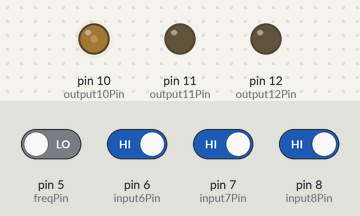
The program below on a simulated Arduino Micro, built with avr-gcc and run on an emulated ATmega32U4. Shown: output pins drawn as LEDs (lit = HIGH). Inputs (shaded band) come from the test bench; at power-on: pin 6 (input6Pin), pin 7 (input7Pin), pin 8 (input8Pin) HIGH, pin 5 (freqPin) LOW. What the program prints to the serial monitor is not drawn.

Above: at 1.28 s.
1.3 s: pin 7 (input7Pin) driven LOW
At 1.6 s:
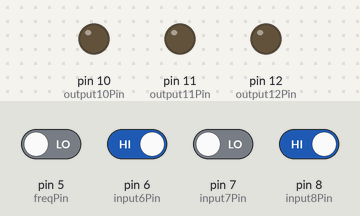
2.8 s: pin 7 (input7Pin) driven HIGH
At 3.53 s:
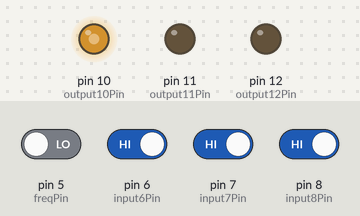
5.8 s: pin 5 (freqPin) driven HIGH
8.8 s: pin 6 (input6Pin) driven LOW
11.8 s: pin 8 (input8Pin) driven LOW
Timing chart, 0 to 15.8 s (numbered marks = the images above; inputs shaded):
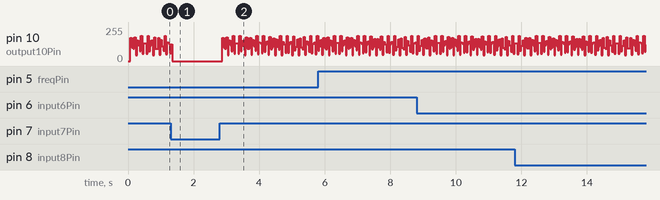

The program:

main.cpp
```cpp
#include <Arduino.h>
#include "FrequencyMeasurement.h"
#include "stdlib.h"
#include "StateMachine.h"

FrequencyMeasurement freq = FrequencyMeasurement();

unsigned long ULONG_MAX = 0x7fffffffL * 2UL + 1UL;

int freqPin = 5;
int input8Pin = 8;
int input7Pin = 7;
int input6Pin = 6;
int output12Pin = 12;
int output11Pin = 11;
int output10Pin = 10;

unsigned long disableTime = 3 * 60 * pow(10, 6);
unsigned long duration6 = 1 * 60 * pow(10, 6);

double freq1 = 39.4;
double freq2 = 38.7;
double freq3 = 39.4;

double disableFreq12 = freq2;
double disableFreq11 = freq2;
double disableFreq10 = freq1;

unsigned long disableTime12;

int out12 = LOW;
int out11 = LOW;
int out10 = LOW;

bool is8Enabled = false;

bool is8High = false;
bool is7High = false;

unsigned long cooldown = pow(10, 6);

unsigned long cooldown8 = -1;
unsigned long cooldown7 = -1;

unsigned long lastTime = -1; // microsec

unsigned long printTime = 0;

StateMachine *stateMachine;

int delay2 = 1 * pow(10, 6); // 1 sec

int input8Delay = delay2;
int input7Delay = delay2;
int input6Delay = delay2;

void setup()
{
  stateMachine = new StateMachine(disableTime, disableTime, disableFreq10, disableFreq11, duration6);
  pinMode(freqPin, INPUT);
  pinMode(input8Pin, INPUT);
  pinMode(input7Pin, INPUT);
  pinMode(input6Pin, INPUT);
  pinMode(output12Pin, OUTPUT);
  pinMode(output11Pin, OUTPUT);
  pinMode(output10Pin, OUTPUT);

  Serial.begin(9600);
}

unsigned long CalculateTimeSinceLastLoop()
{
  unsigned long time = micros();
  if (lastTime == -1)
  {
    lastTime = time;
    return 0;
  }

  // overflow
  if (time < lastTime)
  {
    lastTime = time;
    return ULONG_MAX - lastTime + time;
  }

  unsigned long diff = time - lastTime;
  lastTime = time;
  return diff;
}

void loop()
{
  unsigned long timeSinceLastLoop = CalculateTimeSinceLastLoop();
  freq.Tick(digitalRead(freqPin));

  double frequency = freq.frequency;

  int input8 = digitalRead(input8Pin);
  if (input8 == LOW)
  {
    input8Delay = delay2;
  }
  if (input8 == HIGH)
  {
    input8Delay -= timeSinceLastLoop;
  }
  if (input8Delay > 0)
  {
    input8 = LOW;
  }

  int input7 = digitalRead(input7Pin);
  if (input7 == LOW)
  {
    input7Delay = delay2;
  }
  if (input7 == HIGH)
  {
    input7Delay -= timeSinceLastLoop;
  }
  if (input7Delay > 0)
  {
    input7 = LOW;
  }

  int input6 = digitalRead(input6Pin);
  if (input6 == LOW)
  {
    input6Delay = delay2;
  }
  if (input6 == HIGH)
  {
    input6Delay -= timeSinceLastLoop;
  }
  if (input6Delay > 0)
  {
    input6 = LOW;
  }

  /* // 7 és 8
  if (cooldown8 > 0)
  {
    cooldown8 -= timeSinceLastLoop;
  }
  else
  {
    is8High = false;
    cooldown8 = -1;
  }

  if (cooldown7 > 0)
  {
    cooldown7 -= timeSinceLastLoop;
  }
  else
  {
    is7High = false;
    cooldown7 = -1;
  }

  if (input8 == HIGH)
  {
    is8High = true;
    cooldown8 = cooldown;
  }
  if (input7 == HIGH)
  {
    is7High = true;
    cooldown7 = cooldown;
  }

  if ((input8 && is7High) || (input7 && is8High))
  {
    disableFreq12 = freq3;
    disableFreq11 = freq3;
  }
  else
  {
    disableFreq12 = freq2;
    disableFreq11 = freq2;
  } */

  stateMachine->disableFreq10 = disableFreq10;
  stateMachine->disableFreq11 = disableFreq11;

  stateMachine->Tick(timeSinceLastLoop, input7, input6, frequency);

  out11 = stateMachine->GetStateOf11();
  out10 = stateMachine->GetStateOf10();

  // 8
  if (is8Enabled)
  {
    disableTime12 += timeSinceLastLoop;
  }
  if (!is8Enabled && input8 == HIGH)
  {
    is8Enabled = true;
    out12 = HIGH;
  }
  if (frequency <= disableFreq12 || disableTime12 >= disableTime)
  {

    is8Enabled = false;
    out12 = LOW;
    disableTime12 = 0;
  }

  digitalWrite(output12Pin, out12);
  digitalWrite(output11Pin, out11);
  digitalWrite(output10Pin, out10);

  printTime += timeSinceLastLoop;

  if (printTime > pow(10, 6))
  {
    Serial.print("freq:");
    Serial.println(frequency);

    printTime = 0;
  }
}
```

FrequencyMeasurement.h
```cpp
#include <Arduino.h>
#ifndef FrequencyMeasurement_h
#define FrequencyMeasurement_h

class FrequencyMeasurement
{
private:
    int lastMeasurement = -1;
    int changeCount;
    unsigned long cycleStartTime; // microseconds

public:
    double frequency = -2;

    FrequencyMeasurement();
    ~FrequencyMeasurement();

    void Tick(int digitalMeasurement);
};

FrequencyMeasurement::FrequencyMeasurement()
{
}

FrequencyMeasurement::~FrequencyMeasurement()
{
}

void FrequencyMeasurement::Tick(int digitalMeasurement)
{
    if (lastMeasurement == -1)
    {
        lastMeasurement = digitalMeasurement;
        return;
    }

    if (digitalMeasurement != lastMeasurement)
    {
        changeCount++;
    }

    if (changeCount == 2)
    {
        changeCount = 0;
        unsigned long currentTime = micros();
        if (frequency == -2)
        {
            frequency = -1;
        }
        else
        {
            unsigned long timeElapsed = currentTime - cycleStartTime;
            if (timeElapsed > 0)
            {
                frequency = pow(10, 6) / timeElapsed;
            }
        }

        cycleStartTime = currentTime;
    }

    lastMeasurement = digitalMeasurement;
}

#endif // !PidController_h
```

StateMachine.cpp
```cpp
#include "StateMachine.h"
#include <Arduino.h>

StateMachine::StateMachine(unsigned long disableTime10,
                           unsigned long disableTime11,
                           double disableFreq10,
                           double disableFreq11,
                           unsigned long cooldown6)
{
    this->disableTime10 = disableTime10;
    this->disableTime11 = disableTime11;
    this->cooldown6 = cooldown6;
    this->disableFreq10 = disableFreq10;
    this->disableFreq11 = disableFreq11;
    this->state6 = new Inactive6(this);
    this->state7 = new Inactive7(this);
}

bool StateMachine::Is7Overridden()
{
    return state6->GetName() == "Active";
}

int StateMachine::GetStateOf11()
{
    return state7->Is11Emitting() ? HIGH : LOW;
}

int StateMachine::GetStateOf10()
{
    return state7->Is10Emitting() ? HIGH : LOW;
}

void StateMachine::Tick(unsigned long timeSinceLastLoop, int input7, int input6, double frequency)
{
    state6->Tick(timeSinceLastLoop, input6, frequency);
    state7->Tick(timeSinceLastLoop, input7, frequency);
}

void StateMachine::ChangeState6(State6 *newState)
{
    State6 *previous = this->state6;
    this->state6 = newState;
    if (previous)
    {
        delete previous;
    }
}

void StateMachine::ChangeState7(State7 *newState)
{
    State7 *previous = this->state7;
    this->state7 = newState;
    if (previous)
    {
        delete previous;
    }
}

void Inactive6::SwitchToActive()
{
    stateMachine->ChangeState6(new Active6(stateMachine));
}

void Inactive6::Tick(unsigned long timeSinceLastLoop, int input6, double frequency)
{
    if (input6 == HIGH)
    {
        SwitchToActive();
    }
}

void Active6::SwitchToInactive()
{
    stateMachine->ChangeState6(new Inactive6(stateMachine));
}

void Active6::Tick(unsigned long timeSinceLastLoop, int input6, double frequency)
{
    timer += timeSinceLastLoop;
    if (timer >= stateMachine->cooldown6)
    {
        SwitchToInactive();
    }
}

void Inactive7::SwitchToActive()
{
    if (stateMachine->Is7Overridden())
    {
        stateMachine->ChangeState7(new OverriddenActive7(stateMachine));
    }
    else
    {
        stateMachine->ChangeState7(new Active7(stateMachine));
    }
}

void Inactive7::Tick(unsigned long timeSinceLastLoop, int input7, double frequency)
{
    if (input7 == HIGH)
    {
        SwitchToActive();
    }
}

void Active7::SwitchToInactive()
{
    stateMachine->ChangeState7(new Inactive7(stateMachine));
}

void Active7::Tick(unsigned long timeSinceLastLoop, int input7, double frequency)
{
    timer += timeSinceLastLoop;
    if (timer >= stateMachine->disableTime11)
    {
        Serial.print("11: ");
        Serial.println("timer");
        SwitchToInactive();
        return;
    }
    if (frequency <= stateMachine->disableFreq11)
    {
        Serial.print("11: ");
        Serial.print(frequency);
        Serial.print("<=");
        Serial.println(stateMachine->disableFreq11);
        SwitchToInactive();
        return;
    }
}

void OverriddenActive7::SwitchToInactive()
{
    stateMachine->ChangeState7(new Inactive7(stateMachine));
}

void OverriddenActive7::Tick(unsigned long timeSinceLastLoop, int input7, double frequency)
{
    timer += timeSinceLastLoop;
    if (timer >= stateMachine->disableTime10)
    {
        Serial.print("10: ");
        Serial.println("timer");
        SwitchToInactive();
        return;
    }
    if (frequency <= stateMachine->disableFreq10)
    {
        Serial.print("10: ");
        Serial.print(frequency);
        Serial.print("<=");
        Serial.println(stateMachine->disableFreq10);
        SwitchToInactive();
        return;
    }
}
```

StateMachine.h
```cpp
#include <Arduino.h>
#if !defined(StateMachine_h)
#define StateMachine_h

class State6;
class Inactive6;
class Active6;
class State7;
class Inactive7;
class Active7;
class OverriddenActive7;

using namespace std;
class StateMachine
{
private:
    /* data */
public:
    State6 *state6;
    State7 *state7;

    unsigned long disableTime10;
    unsigned long disableTime11;
    unsigned long cooldown6;

    double disableFreq10;
    double disableFreq11;

    StateMachine(unsigned long disableTime10,
                 unsigned long disableTime11,
                 double disableFreq10,
                 double disableFreq11,
                 unsigned long cooldown6);

    ~StateMachine()
    {
    }

    bool Is7Overridden();

    int GetStateOf11();

    int GetStateOf10();

    void Tick(unsigned long timeSinceLastLoop, int input7, int input6, double frequency);

    void ChangeState6(State6 *newState);

    void ChangeState7(State7 *newState);
};

class State6
{
protected:
    StateMachine *stateMachine;

    State6(StateMachine *stateMachine)
    {
        this->stateMachine = stateMachine;
    }

public:
    virtual ~State6()
    {
    }

    virtual void Tick(unsigned long timeSinceLastLoop, int input6, double frequency)
    {
    }

    virtual String GetName()
    {
        return "";
    }
};

class Inactive6 : public State6
{
private:
    void SwitchToActive();

public:
    Inactive6(StateMachine *sm) : State6(sm)
    {
    }

    ~Inactive6()
    {
    }

    void Tick(unsigned long timeSinceLastLoop, int input6, double frequency);

    String GetName()
    {
        return "Inactive";
    }
};

class Active6 : public State6
{
private:
    unsigned long timer = 0;

    void SwitchToInactive();

public:
    Active6(StateMachine *sm) : State6(sm)
    {
    }

    ~Active6()
    {
    }

    void Tick(unsigned long timeSinceLastLoop, int input6, double frequency);

    String GetName()
    {
        return "Active";
    }
};

class State7
{
protected:
    StateMachine *stateMachine;

    State7(StateMachine *stateMachine)
    {
        this->stateMachine = stateMachine;
    }

public:
    virtual ~State7()
    {
    }

    virtual void Tick(unsigned long timeSinceLastLoop, int input7, double frequency)
    {
    }

    virtual String GetName()
    {
        return "";
    }

    virtual bool Is10Emitting()
    {
        return false;
    }

    virtual bool Is11Emitting()
    {
        return false;
    }
};

class Inactive7 : public State7
{
private:
    void SwitchToActive();

public:
    Inactive7(StateMachine *sm) : State7(sm)
    {
    }

    ~Inactive7()
    {
    }

    void Tick(unsigned long timeSinceLastLoop, int input7, double frequency);

    String GetName()
    {
        return "Inactive";
    }
};

class Active7 : public State7
{
private:
    unsigned long timer = 0;

    void SwitchToInactive();

public:
    Active7(StateMachine *sm) : State7(sm)
    {
    }

    ~Active7()
    {
    }

    void Tick(unsigned long timeSinceLastLoop, int input7, double frequency);

    String GetName()
    {
        return "Active";
    }

    bool Is10Emitting()
    {
        return false;
    }

    bool Is11Emitting()
    {
        return true;
    }
};

class OverriddenActive7 : public State7
{
private:
    unsigned long timer = 0;

    void SwitchToInactive();

public:
    OverriddenActive7(StateMachine *sm) : State7(sm)
    {
    }

    ~OverriddenActive7()
    {
    }

    void Tick(unsigned long timeSinceLastLoop, int input7, double frequency);

    String GetName()
    {
        return "OverriddenActive";
    }

    bool Is10Emitting()
    {
        return true;
    }

    bool Is11Emitting()
    {
        return false;
    }
};

#endif // StateMachine_h
```
